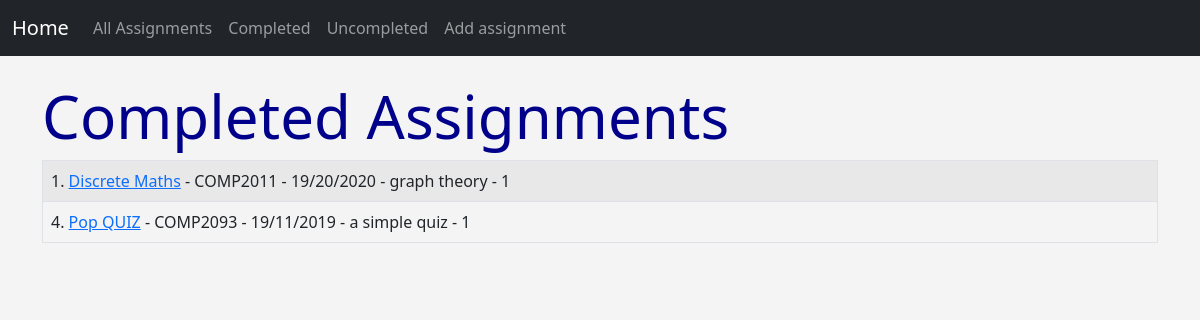
Page /completed on the committed database.
### run.py (models this page shows, shortened)
class Assignment(db.Model):
	id = db.Column(db.Integer, primary_key=True)
	title = db.Column(db.String(40), nullable = False)
	code = db.Column(db.String(10), nullable = False)
	deadline = db.Column(db.String)
	description = db.Column(db.String(400))
	completed = db.Column(db.Integer)
	date_added = db.Column(db.DateTime, default=datetime.utcnow)

### run.py (the view)
@app.route('/completed', methods=['GET', 'POST'])
def completed():
	complete = Assignment.query.filter_by(completed=1)
	return render_template("completed.html",
		complete=complete)

### templates/completed.html
{% extends 'base.html' %}
{% block content %}
<h1>Completed Assignments</h1>
<table class="table table-hover table-bordered table-striped">
    {% for data in complete %}
        <tr>
        <td>{{ data.id }}. <a href="{{ url_for('update', id=data.id)}}">{{ data.title }}</a> - {{ data.code }} - {{ data.deadline }}  - {{ data.description }} - {{ data.completed }}</td>
        </tr>
    {% endfor %}
    </table>
{% endblock %}

### static/css/style.css (style rules this page uses)
h1 { color: darkblue; font-size:60px; }
body { background: #f4f4f4; }

### rows in the picture
Assignment: id "1", title "Discrete Maths", code "COMP2011", deadline "19/20/2020", description "graph theory", completed "1"
Assignment: id "4", title "Pop QUIZ", code "COMP2093", deadline "19/11/2019", description "a simple quiz", completed "1"
